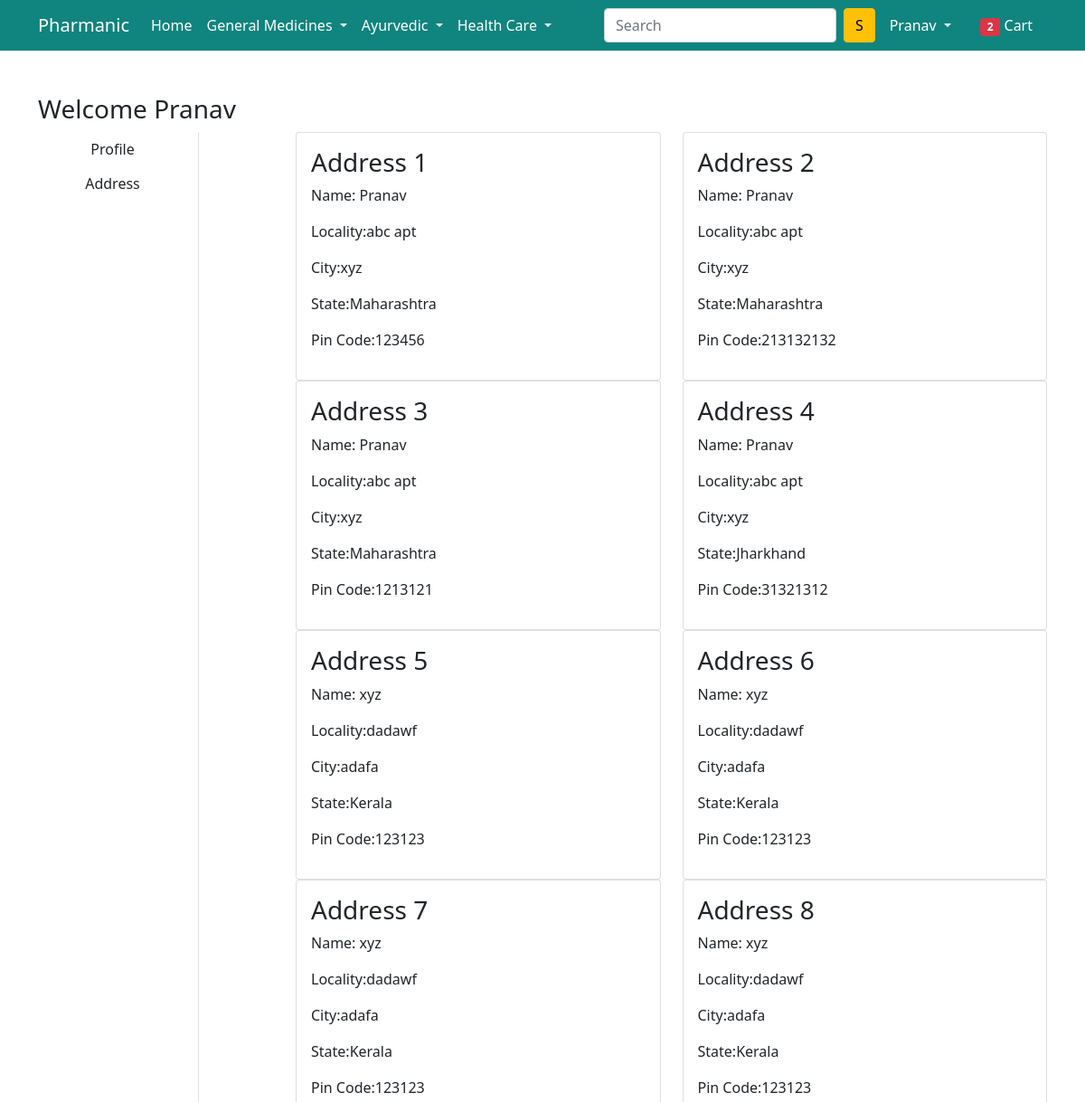
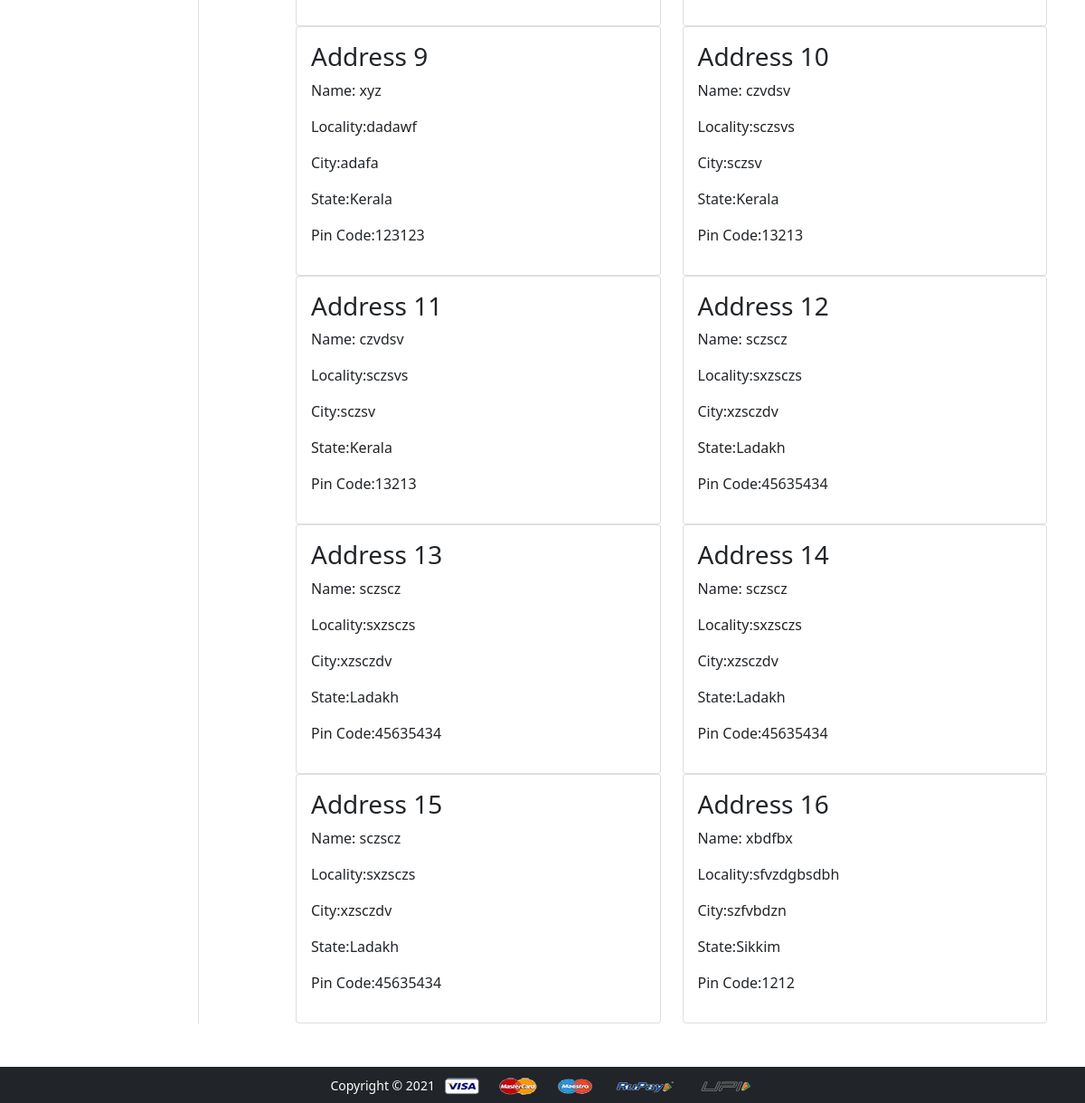
Screenshot of /address/ (signed in) with the database file from the repository (2 pictures, top to bottom).
### pharmanic_app/models.py (models this page shows, shortened)
class Customer(models.Model):
	user = models.ForeignKey(User, on_delete=models.CASCADE)
	name = models.CharField(max_length=200)
	locality = models.CharField(max_length=200)
	city = models.CharField(max_length=50)
	zipcode = models.IntegerField()
	state = models.CharField(choices=STATE_CHOICES, max_length=50)

### pharmanic_app/views.py (the view)
# urls.py: path('address/', views.address, name='address'),
@login_required
def address(request):
    totalitem = 0
    if request.user.is_authenticated:
        totalitem = len(Cart.objects.filter(user=request.user))
    add = Customer.objects.filter(user=request.user)
    return render(request, 'app/address.html', {'add': add, 'totalitem': totalitem})

### pharmanic_app/templates/app/address.html (shortened to what this page needs)
{% extends 'app/base.html' %}
{% load static %}
{% block main-content %}
<div class="container my-5">
     <div class="row">
          <h3>Welcome <span class="text-capitalize">{{request.user}}</span></h3>
          <div class="col-sm-2 border-end">
               <ul class="list-unstyled">
                    <li class="d-grid"><a href="{% url 'profile' %}" class="btn hoverColor">Profile</a></li>
                    <li class="d-grid"><a href="{% url 'address' %}" class="btn hoverColor">Address</a></li>
               </ul>
          </div>
          <div class="col-sm-9 offset-sm-1">
               <div class="row">
                    {% for ad in add %}
                    <div class="col-sm-6">
                         <div class="card">
                              <div class="card-body">
                                   <h3>Address {{forloop.counter}}</h3>
                                   <p>Name: {{ad.name}}</p>
                                   <p>Locality:{{ad.locality}}</p>
                                   <p>City:{{ad.city}}</p>
                                   <p>State:{{ad.state}}</p>
                                   <p>Pin Code:{{ad.zipcode}}</p>
                              </div>
                         </div>
                    </div>
                    {% endfor %}
               </div>
          </div>
     </div>
</div>
{% endblock main-content %}

### pharmanic_app/templates/app/base.html (shortened to what this page needs)
<!doctype html>
{% load static %}
<html lang="en">
<head>
  <link href="https://cdn.jsdelivr.net/npm/bootstrap@5.0.0-beta1/dist/css/bootstrap.min.css" rel="stylesheet"
>
  <link rel="stylesheet" href="{% static 'app/css/owl.carousel.min.css' %}">
  <link rel="stylesheet" href="{% static 'app/css/all.min.css' %}">
  <link rel="stylesheet" href="{% static 'app/css/style.css' %}">
</head>
<body>
  <nav class="navbar navbar-expand-lg navbar-dark navColor">
    <div class="container">
      <a class="navbar-brand" href="/">Pharmanic</a>
      <div class="collapse navbar-collapse" id="navbarSupportedContent">
        <ul class="navbar-nav me-auto mb-2 mb-lg-0">
          <li class="nav-item">
            <a class="nav-link active" aria-current="page" href="/">Home</a>
          </li>
          <li class="nav-item dropdown">
            <a class="nav-link dropdown-toggle text-white" href="#" id="generalDropdown" role="button"
              data-bs-toggle="dropdown" aria-expanded="false">
              General Medicines
            </a>
          </li>
          <li class="nav-item dropdown">
            <a class="nav-link dropdown-toggle text-white" href="#" id="ayurvedicDropdown" role="button"
              data-bs-toggle="dropdown" aria-expanded="false">
              Ayurvedic
            </a>
          </li>
          <li class="nav-item dropdown">
            <a class="nav-link dropdown-toggle text-white" href="#" id="healthDropdown" role="button"
              data-bs-toggle="dropdown" aria-expanded="false">
              Health Care
            </a>
          </li>
        </ul>
        <form class="d-flex">
          <input class="form-control me-2" type="search" placeholder="Search" aria-label="Search">
          <button class="btn btn-warning" type="submit">S</button>
        </form>
        <div>
          <ul class="navbar-nav me-auto mb-2 mb-lg-0">
            {% if request.user.is_authenticated %}
            <li class="nav-item dropdown mx-2">
              <a class="nav-link dropdown-toggle text-white" href="#" id="profileDropdown" role="button"
                data-bs-toggle="dropdown" aria-expanded="false">
                {{ user.username|capfirst}}
              </a>
            </li>
            <li class="nav-item mx-2">
              <a href="{% url 'showcart' %}" class="nav-link text-white"><span class="badge bg-danger">{{totalitem}}</span> Cart
              </a>
            </li>
            {% endif %}
          </ul>
        </div>
      </div>
    </div>
  </nav>
  {% block main-content %} {% endblock main-content %}
  <footer class="container-fluid bg-dark text-center p-2 mt-5">
    <small class="text-white">Copyright &copy; 2021 </small>
    <img src="{% static 'app/images/payment.png' %}" alt="" srcset="" class="img-fluid" height="2px">
  </footer>
</body>
</html>

### pharmanic_app/static/app/css/style.css (style rules this page uses)
.navColor { background-color: #10847E; }

### rows the page displays
Customer: name "Pranav", locality "abc apt", city "xyz", state "Maharashtra", zipcode "123456"
Customer: name "Pranav", locality "abc apt", city "xyz", state "Maharashtra", zipcode "213132132"
Customer: name "Pranav", locality "abc apt", city "xyz", state "Maharashtra", zipcode "1213121"
Customer: name "Pranav", locality "abc apt", city "xyz", state "Jharkhand", zipcode "31321312"
Customer: name "xyz", locality "dadawf", city "adafa", state "Kerala", zipcode "123123"
Customer: name "xyz", locality "dadawf", city "adafa", state "Kerala", zipcode "123123"
Customer: name "xyz", locality "dadawf", city "adafa", state "Kerala", zipcode "123123"
Customer: name "xyz", locality "dadawf", city "adafa", state "Kerala", zipcode "123123"
Customer: name "xyz", locality "dadawf", city "adafa", state "Kerala", zipcode "123123"
Customer: name "czvdsv", locality "sczsvs", city "sczsv", state "Kerala", zipcode "13213"
Customer: name "czvdsv", locality "sczsvs", city "sczsv", state "Kerala", zipcode "13213"
Customer: name "sczscz", locality "sxzsczs", city "xzsczdv", state "Ladakh", zipcode "45635434"
Customer: name "sczscz", locality "sxzsczs", city "xzsczdv", state "Ladakh", zipcode "45635434"
Customer: name "sczscz", locality "sxzsczs", city "xzsczdv", state "Ladakh", zipcode "45635434"
Customer: name "sczscz", locality "sxzsczs", city "xzsczdv", state "Ladakh", zipcode "45635434"
Customer: name "xbdfbx", locality "sfvzdgbsdbh", city "szfvbdzn", state "Sikkim", zipcode "1212"

### other values shown
{{ user.username|capfirst }} "Pranav"
{{ totalitem }} "2"
{{ request.user }} "Pranav"
